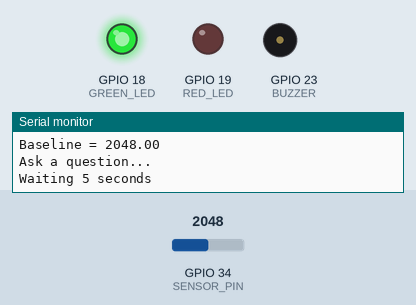
Bench run of a sketch on a simulated ESP32. Parts: output pins drawn as LEDs (lit = HIGH), buzzer (waves = sounding), the last lines printed to the serial monitor. The test bench sets the inputs (shaded band); at power-on: GPIO 34 (SENSOR_PIN) = 2048.

Above: at 13.2 s.
13.3 s: GPIO 34 (SENSOR_PIN) set to 2576
16.3 s: GPIO 34 (SENSOR_PIN) set to 2686
At 20.9 s:
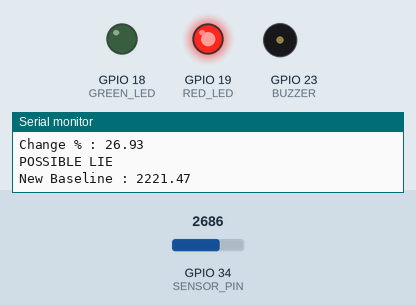
21.8 s: GPIO 34 (SENSOR_PIN) set to 2047
At 25.7 s:
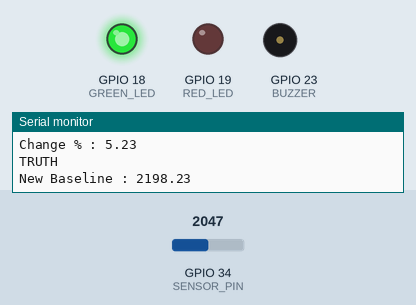
Timing chart, 0 to 27.2 s (numbered marks = the images above; inputs shaded):
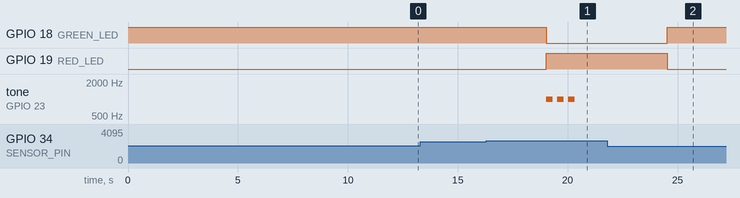

Measured:
- the behaviour switches between 2625 and 2626 on GPIO 34 (SENSOR_PIN) (found by bisection; images 0 and 1)
- after the input at 21.8 s, GPIO 18 (GREEN_LED): LOW → HIGH after 2.7 s; GPIO 19 (RED_LED): HIGH → LOW after 2.7 s; tone on GPIO 23 (BUZZER): stops changing and stays silent

The sketch:

LieDetectorUsingHeartRate.ino
```cpp
// ==========================================
// ESP32 + KY039 Lie Detector Demo
// ==========================================

const int SENSOR_PIN = 34;

const int GREEN_LED = 18;
const int RED_LED   = 19;
const int BUZZER    = 23;

// Configuration
const int SAMPLE_DELAY  = 10;
const int BASELINE_TIME = 5000;   // 5 sec
const int TEST_TIME     = 3000;   // 3 sec

const float LIE_THRESHOLD = 16.0f;

float baseline = 0.0f;

// ==========================================
// Read Average Sensor Value
// ==========================================

float getAverage(unsigned long durationMs)
{
    unsigned long startTime = millis();

    long sum = 0;
    long count = 0;

    while ((millis() - startTime) < durationMs)
    {
        sum += analogRead(SENSOR_PIN);
        count++;

        delay(SAMPLE_DELAY);
    }

    if (count == 0)
        return 0;

    return (float)sum / count;
}

// ==========================================
// Truth Indicator
// ==========================================

void showTruth()
{
    digitalWrite(GREEN_LED, HIGH);
    digitalWrite(RED_LED, LOW);

    noTone(BUZZER);
}

// ==========================================
// Lie Indicator
// ==========================================

void showLie()
{
    digitalWrite(GREEN_LED, LOW);
    digitalWrite(RED_LED, HIGH);

    for (int i = 0; i < 3; i++)
    {
        tone(BUZZER, 1000);

        delay(300);

        noTone(BUZZER);

        delay(200);
    }
}

// ==========================================
// Setup
// ==========================================

void setup()
{
    Serial.begin(115200);

    pinMode(GREEN_LED, OUTPUT);
    pinMode(RED_LED, OUTPUT);
    pinMode(BUZZER, OUTPUT);

    showTruth();

    Serial.println();
    Serial.println("================================");
    Serial.println("KY-039 Lie Detector");
    Serial.println("Place finger on sensor");
    Serial.println("================================");

    delay(2000);

    Serial.println();
    Serial.println("Measuring baseline...");

    baseline = getAverage(BASELINE_TIME);

    Serial.print("Baseline = ");
    Serial.println(baseline);

    Serial.println();
    Serial.println("Ask a question...");
    Serial.println("Waiting 5 seconds");

    delay(5000);
}

// ==========================================
// Main Loop
// ==========================================

void loop()
{
    float current = getAverage(TEST_TIME);

    float changePercent =
        abs((current - baseline) / baseline) * 100.0f;

    Serial.println("--------------------------------");

    Serial.print("Baseline : ");
    Serial.println(baseline);

    Serial.print("Current  : ");
    Serial.println(current);

    Serial.print("Change % : ");
    Serial.println(changePercent);

    if (changePercent > LIE_THRESHOLD)
    {
        Serial.println("POSSIBLE LIE");

        showLie();
    }
    else
    {
        Serial.println("TRUTH");

        showTruth();
    }

    // Slowly adapt baseline
    baseline = (baseline * 0.8f) + (current * 0.2f);

    Serial.print("New Baseline : ");
    Serial.println(baseline);

    delay(1000);
}
```
